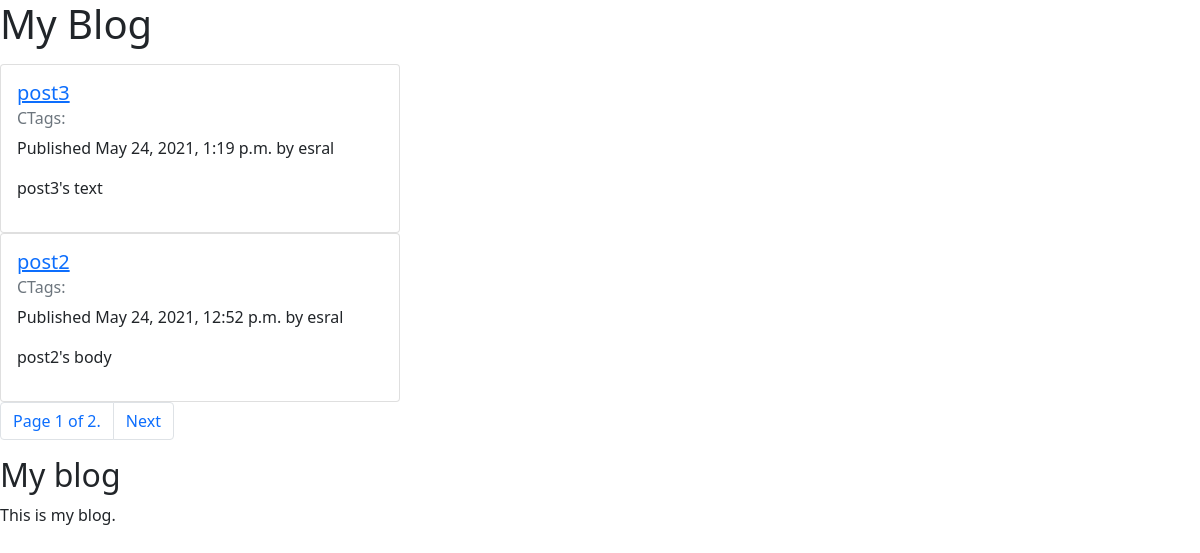
/blog/, run on an earlier commit of the app's database.
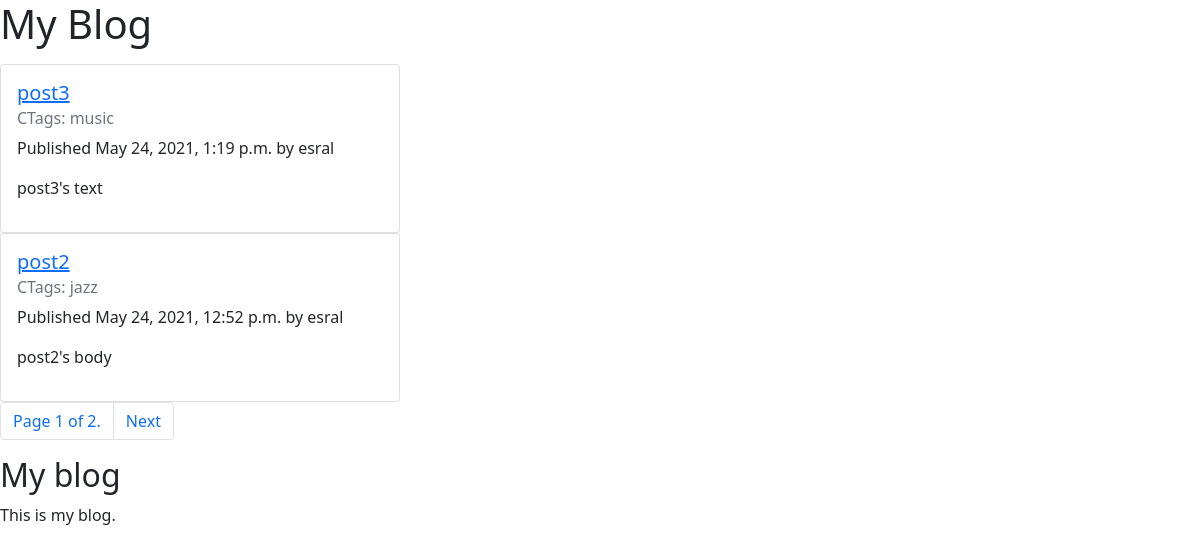
And on a later commit of the database.
### blog/models.py (models this page shows, shortened)
class Post(models.Model):
    tags = TaggableManager()
    STATUS_CHOICES = (
    ('draft', 'Draft'),
    ('published', 'Published'),
    )
    title   = models.CharField(max_length=250)
    slug    = models.SlugField(max_length=250,unique_for_date='publish')
    author  = models.ForeignKey(User,on_delete=models.CASCADE,related_name='blog_posts')
    body    = models.TextField()
    publish = models.DateTimeField(default=timezone.now)
    created = models.DateTimeField(auto_now_add=True)
    updated = models.DateTimeField(auto_now=True)
    status  = models.CharField(max_length=10,choices=STATUS_CHOICES,default='draft')
    objects = models.Manager() # The default manager.
    published = PublishedManager() # Our custom manager.
    def get_absolute_url(self):
        return reverse('blog:post_detail',args=[self.publish.year,self.publish.month,self.publish.day, self.slug])
    class Meta:
        ordering = ('-publish',)

### blog/views.py (the view)
# urls.py: path('', views.post_list, name='post_list'),
def post_list(request, tag_slug=None):
    object_list = Post.objects.all()
    tag = None
    if tag_slug:
        tag = get_object_or_404(Tag, slug=tag_slug)
        object_list = object_list.filter(tags__in=[tag])
    paginator = Paginator(object_list, 2) # 3 posts in each page
    page = request.GET.get('page')
    try:
        posts = paginator.page(page)
    except PageNotAnInteger:
        posts = paginator.page(1)
    except EmptyPage:
        posts = paginator.page(paginator.num_pages)
    return render(request, 'blog/post/list.html', {'page': page,'posts': posts,'tag': tag})

### templates/blog/post/list.html (shortened to what this page needs)
{% extends "blog/base.html" %}
{% block content %}
<h1>My Blog</h1>
{% for post in posts %}
<div class="card" style="width: 25rem;">
    <div class="card-body">
<a href="{{ post.get_absolute_url }}"><h5 class="card-title">{{ post.title }}</h5></a>
<h6 class="card-subtitle mb-2 text-muted">CTags: {{ post.tags.all|join:", " }}</h6>
<p class="card-text">Published {{ post.publish }} by {{ post.author }}</p>
{{ post.body|truncatewords:30|linebreaks }}
</div>
</div>
{% endfor %}
{% include "pagination.html" with page=posts %}
{% endblock %}

### templates/blog/base.html (shortened to what this page needs)
{% load static %}
<!DOCTYPE html>
<html>
<head>
<link href="https://cdn.jsdelivr.net/npm/bootstrap@5.0.1/dist/css/bootstrap.min.css" rel="stylesheet">
</head>
<body>
<div id="content">
{% block content %}
{% endblock %}
</div>
<div id="sidebar">
<h2>My blog</h2>
<p>This is my blog.</p>
</div>
</body>
</html>

### templates/pagination.html (shortened to what this page needs)
<nav aria-label="Page navigation example">
  <ul class="pagination">
    <li class="page-item"><a class="page-link" href="#">Page {{ page.number }} of {{ page.paginator.num_pages }}.</a></li>
    {% if page.has_next %}
    <li class="page-item"><a class="page-link" href="?page={{ page.next_page_number }}">Next</a></li>
    {% endif %}
  </ul>
</nav>

What changed in the data, as far as the page shows it:
changed Post "post3": tags.all (not shown) → "music"
changed Post "post2": tags.all (not shown) → "jazz"
